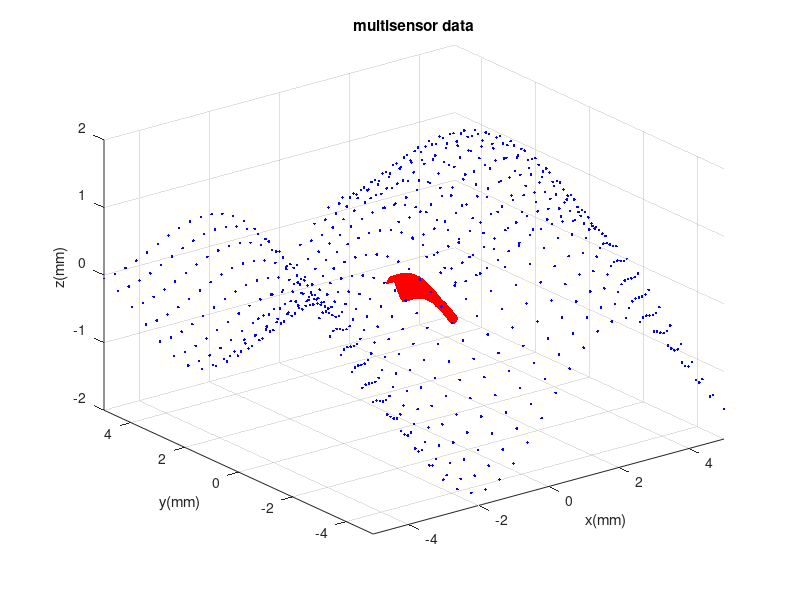

Write the MATLAB code that produced this figure.
%% set up coordinates
%HA dataset
Width1 = 5;
internal1 = 0.4;
x1 = (-1*Width1):internal1:Width1;
y1 = (-1*Width1):internal1:Width1;
[x1,y1] = meshgrid(x1,y1);

%LA dataset
Width2 = 3;
internal2 = 0.15;
x2 = (-1*Width2):internal2:Width2;
y2 = (-1*Width2):internal2:Width2;
[x2,y2] = meshgrid(x2,y2);

%% generate free form surface
% z value:z = sin(0.8x) + cos(0.5y)
z1 = sin(0.8*x1)+cos(0.5*y1);
z2 = sin(0.8*x2)+cos(0.5*y2);
x1 = x1(:);
y1 = y1(:);
z1 = z1(:);
x2 = x2(:);
y2 = y2(:);
z2 = z2(:);

%% move LA data
[col,row]=size(x2);
R = [-0.1 0 0;0 0.3 0;0 0 0.2];
T = [1 1 -0.5];
M = [R;T];
One = ones(col,1);
move = [x2 y2 z2 One]*M;
mx2 = move(:,1);
my2 = move(:,2);
mz2 = move(:,3);
figure(1);
scatter3(x1,y1,z1,'b','.');hold on;
scatter3(mx2,my2,mz2,'r','.');
xlabel('x(mm)');ylabel('y(mm)');zlabel('z(mm)');
axis([-5 5 -5 5 -2 2]);
title('multisensor data');
